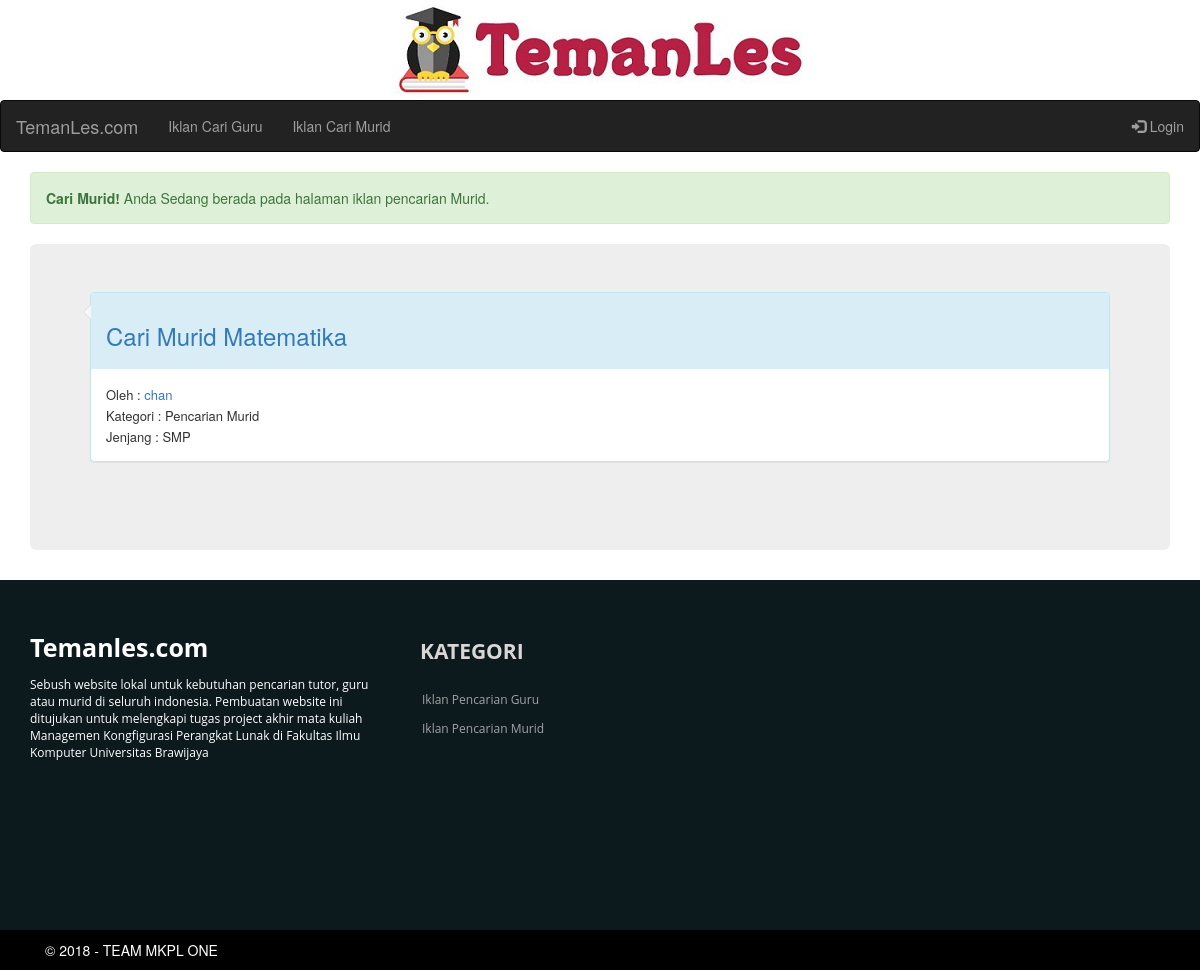
The page /iklan/Murid on the database as committed earlier.
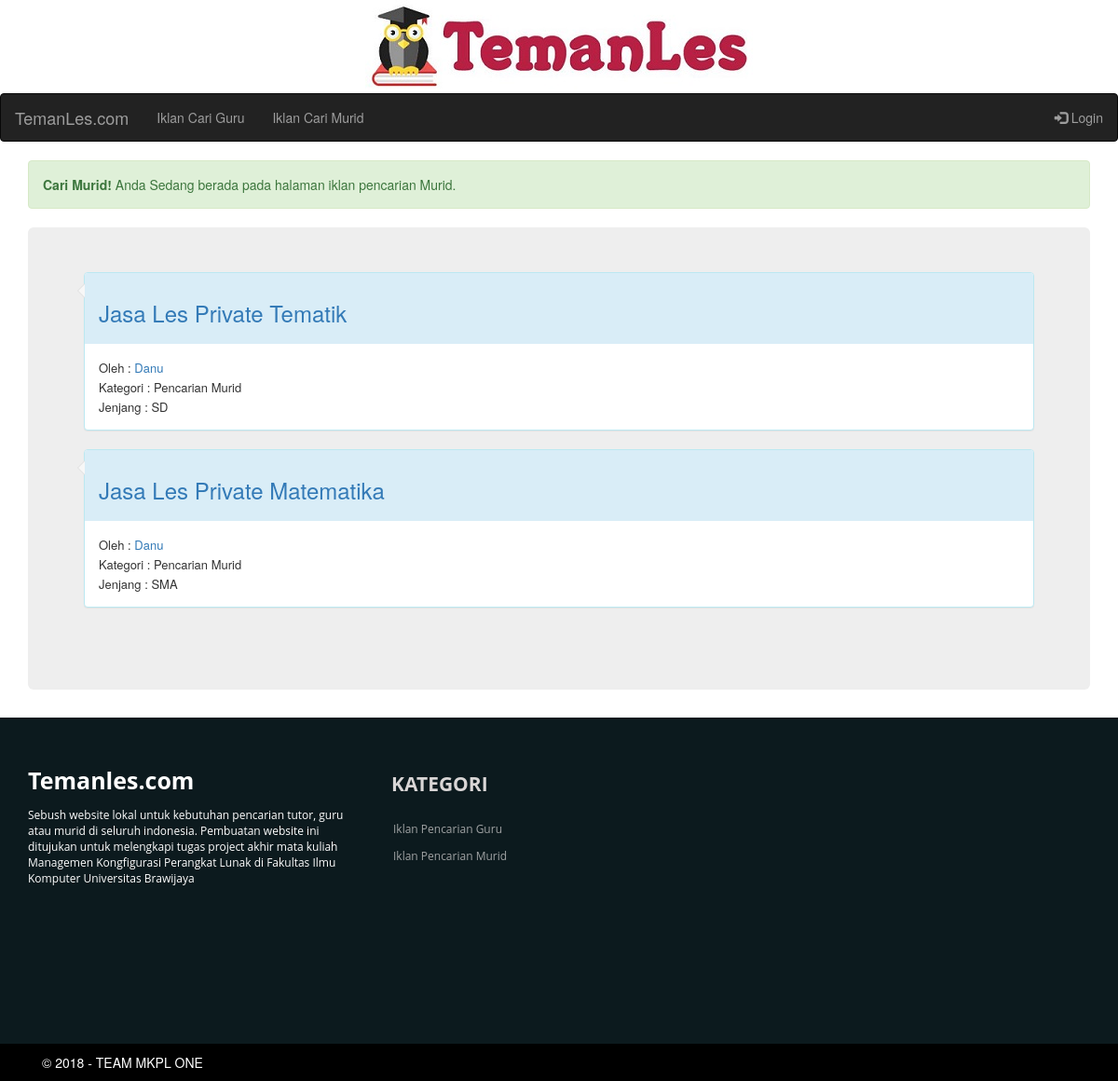
The same page on the database as committed later.
### tables this page shows
CREATE TABLE `iklan` (
  `id_iklan` int(4) NOT NULL,
  `id_pembuatIklan` int(4) NOT NULL,
  `judul` varchar(30) NOT NULL,
  `slug` varchar(200) NOT NULL,
  `statusPencarian` varchar(15) NOT NULL,
  `jenjang` varchar(50) NOT NULL,
  `deskripsi` varchar(300) NOT NULL
);

CREATE TABLE `member` (
  `id` int(4) NOT NULL,
  `nama` varchar(30) NOT NULL,
  `email` varchar(30) NOT NULL,
  `password` varchar(50) NOT NULL,
  `alamat` varchar(50) NOT NULL,
  `noTelp` varchar(15) NOT NULL,
  `deskripsi` varchar(300) NOT NULL,
  `foto` varchar(50) NOT NULL
);

### application/controllers/ControllerIklan.php (called while the page is built, shortened)
<?php
class ControllerIklan extends CI_Controller {
	public function __construct(){
    $this->load->model('iklan');
    $this->load->model('komentar');
    $this->load->model('member');
		$this->load->model('pesan');
    $this->load->helper('url_helper');
    $this->load->helper('date');
		$this->load->helper(array('form', 'url'));
		$this->load->library('form_validation');
  }
  public function listSeluruhIklan($statusPencarian){
    $data['iklan'] = $this->iklan->daftarIklan(FALSE, $statusPencarian);
		$data['statusPencarian'] = $statusPencarian;
    $this->load->view('header');
    $this->load->view('iklan/listSeluruhIklan', $data);
    $this->load->view('footer');
  }
}

### index.php (called while the page is built, shortened)
<?php
require_once BASEPATH.'core/CodeIgniter.php';

### application/models/Iklan.php (called while the page is built, shortened)
<?php
class Iklan extends CI_Model{
  public function daftarIklan($id = FALSE, $statusPencarian = FALSE){
    if($statusPencarian === FALSE && $id !== FALSE){
      $query = $this->db->get_where('iklan', array('id_pembuatIklan' => $id));
      return $query->result_array();
    }else if($id === FALSE && $statusPencarian !== FALSE){
      $this->db->select("iklan.*,member.nama, member.id");
      $this->db->from('iklan');
      $this->db->where(array('statusPencarian' => $statusPencarian));
      $this->db->join('member', 'iklan.id_pembuatIklan = member.id');
      $query = $this->db->get();
      return $query->result_array();
    }else if($id !== FALSE && $statusPencarian !== FALSE){
      $query = $this->db->get_where('iklan', array('id_iklan' => $id));
      return $query->row_array();
    }else if($id === FALSE && $statusPencarian === FALSE){
      $this->db->select("iklan.*,member.nama, member.id");
      $this->db->from('iklan');
      $this->db->join('member', 'iklan.id_pembuatIklan = member.id');
      $query = $this->db->get();
      return $query->result_array();
    }
  }
}

### application/views/iklan/listSeluruhIklan.php (the view, shortened to what this page needs)
<div class="container">
  <div class="alert alert-success">
    <strong>Cari <?php echo $statusPencarian; ?>!</strong> Anda Sedang berada pada halaman iklan pencarian <?php echo $statusPencarian; ?>.
  </div>
    <div class="jumbotron">
        <?php
        if(is_array($iklan)){
            foreach ($iklan as $iklan_item) {?>
              <div class="panel-group">
              <div class="panel panel-info">
                <div class="panel-heading"><a href="<?php echo site_url('iklan/'.$iklan_item['statusPencarian'].'/'.$iklan_item['id_iklan']); ?>">  <h3><?php echo $iklan_item['judul']; ?></h3></a></div>
                <div class="panel-body">
                  <font size='2'>Oleh : <a href="<?php echo site_url('profil/'.$iklan_item['id_pembuatIklan']); ?>"><?php echo $iklan_item['nama'] ?></a></font><br>
                  <font size='2'>Kategori : Pencarian <?php echo $iklan_item['statusPencarian']; ?></font><br>
                  <font size='2'>Jenjang : <?php echo $iklan_item['jenjang']; ?></font>
                </div>
              </div>
              <br>
          <?php
          }
        }else{
          echo "Iklan Belum Tersedia";
        }
         ?>
       </div>
     </div>
     </div>
     </div>

### application/views/header.php (shortened to what this page needs)
<!DOCTYPE html>
<html lang="en">
<head>
  <link href="<?php echo base_url();?>assets/css/bootstrap.css" rel="stylesheet">
  <link rel="stylesheet" href="https://maxcdn.bootstrapcdn.com/bootstrap/3.3.7/css/bootstrap.min.css">
</head>
<body>
  <a href="http://localhost/temanles/">
		<center><img src='<?php echo base_url();?>Capture.jpg' border='none' />
	</a>
  <nav class="navbar navbar-inverse">
    <div class="container-fluid">
      <div class="navbar-header">
        <a class="navbar-brand" href="http://localhost/temanles/">TemanLes.com</a>
      </div>
      <ul class="nav navbar-nav">
        <li><a href="http://localhost/temanles/iklan/Guru">Iklan Cari Guru</a></li>
        <li><a href="http://localhost/temanles/iklan/Murid">Iklan Cari Murid</a></li>
      </ul>
      <ul class="nav navbar-nav navbar-right">
        <?php
        if(isset($_SESSION['nama'])){
        $nama = $_SESSION['nama'];
          if($_SESSION['nama'] == "ADMIN"){
            echo "<li class='dropdown'><a class='dropdown-toggle' data-toggle='dropdown' href=''><span class='glyphicon glyphicon-user'></span> Halo $nama<span class='caret'></span></a><ul class='dropdown-menu'>
                  <li><a href='http://localhost/temanles/admin/kelolaSistem'>Kelola Sistem</a></li>
            <li><a href='http://localhost/temanles/admin/logout'>Logout</a></li>
            </ul></li>";
          }else{
            echo "<li class='dropdown'><a class='dropdown-toggle' data-toggle='dropdown' href=''><span class='glyphicon glyphicon-user'></span> Halo $nama<span class='caret'></span></a><ul class='dropdown-menu'>
            <li><a href='http://localhost/temanles/profil'>Profil</a></li>
            <li><a href='http://localhost/temanles/logout'>Logout</a></li>
            </ul></li>";
          }
        }else{
          echo "<li><a href='http://localhost/temanles/login'><span class='glyphicon glyphicon-log-in'></span> Login</a></li>";
        }
    ?>
      </ul>
    </div>
  </nav>

### application/views/footer.php
<footer>
  <div class="container">
    <div class="row">
      <div class="col-md-4 col-sm-6 footerleft ">
        <div class="logofooter">Temanles.com</div>
        <p>Sebush website lokal untuk kebutuhan pencarian tutor, guru atau murid di seluruh indonesia. Pembuatan website ini ditujukan untuk melengkapi tugas project akhir mata kuliah Managemen Kongfigurasi Perangkat Lunak di Fakultas Ilmu Komputer Universitas Brawijaya</p>
      </div>
      <div class="col-md-2 col-sm-6 paddingtop-bottom">
        <h6 class="heading7">KATEGORI</h6>
        <ul class="footer-ul">
          <li><a href="http://localhost/temanles/iklan/Guru">Iklan Pencarian Guru</a></li>
          <li><a href="http://localhost/temanles/iklan/Murid">Iklan Pencarian Murid</a></li>
        </ul>
      </div>
    </div>
</footer>
<div class="copyright">
  <div class="container">
    <div class="col-md-6">
      <p>© 2018 - TEAM MKPL ONE </p>
    </div>
  </div>
</div>
</body>
</html>

Rows that differ between the two databases and show on the page:
removed iklan: judul "Cari Murid Matematika", id_pembuatIklan.nama "chan", statusPencarian "Murid", jenjang "SMP"
added iklan: judul "Jasa Les Private Tematik", id_pembuatIklan.nama "Danu", statusPencarian "Murid", jenjang "SD"
added iklan: judul "Jasa Les Private Matematika", id_pembuatIklan.nama "Danu", statusPencarian "Murid", jenjang "SMA"
